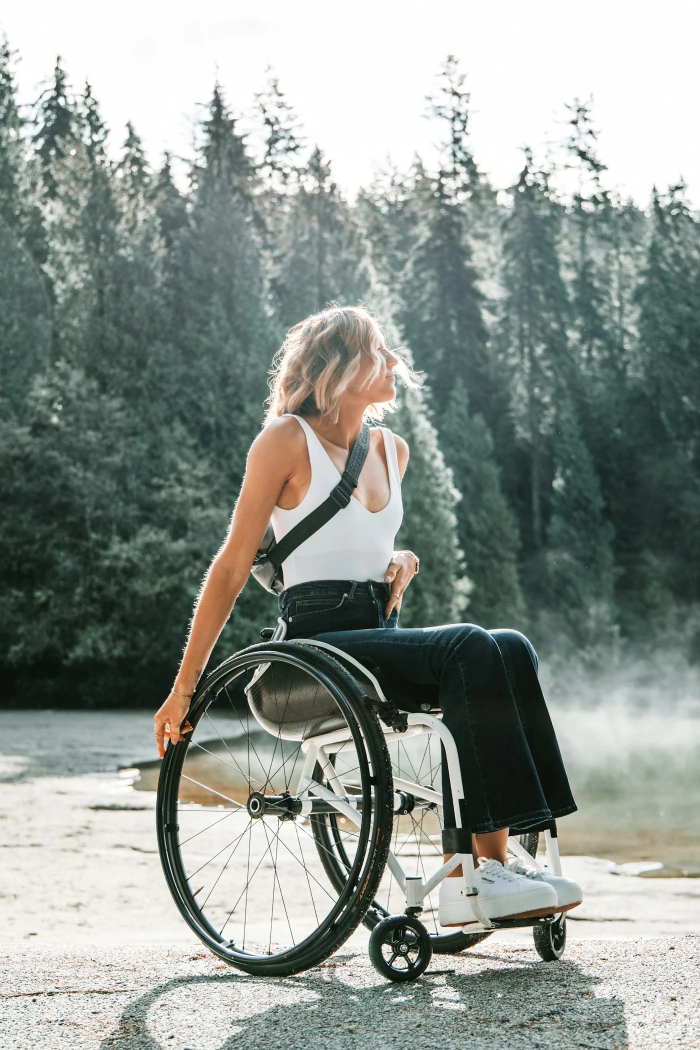
#> input picture assets/editorial/care.webp, 1400 x 2100 px, found by its file name (shown at 1/2 size)
$ python make_images.py
#> lines starting #> are read from the running program, lines starting #| are printed output that depends on the picture
"""Art-directed crops and responsive WebP derivatives for the V2 design.

Sources are the supplied hair photographs and the four licensed editorial
photographs already in public/assets. Crops only select and resize; nothing is
generated, retouched or recoloured. Full uncropped hair images remain in
public/assets/hair/ for the enlarged lightbox view.

    python scripts/assets/make_images.py
"""
from pathlib import Path

from PIL import Image, ImageOps

ROOT = Path(__file__).resolve().parents[2]
ASSETS = ROOT / "public/assets"
OUT = ASSETS / "media"

# name: (source, (left, top, right, bottom) in source pixels, widths to export)
CROPS = {
    "care-portrait": ("editorial/care.webp", (150, 540, 1250, 2007), (480, 640, 800, 1100)),
    "care-gaze": ("editorial/care.webp", (460, 548, 1020, 1248), (480, 560)),
    "care-forest": ("editorial/care.webp", (0, 0, 1400, 540), (800, 1400)),
    "tax-calc": ("editorial/tax.webp", (585, 242, 967, 719), (382,)),
    "tax-desk": ("editorial/tax.webp", (153, 255, 917, 713), (480, 764)),
    "hair-wavy": ("hair/07-defined-wave-side.webp", (270, 190, 700, 728), (430,)),
    "hair-water-wave": ("hair/08-wet-look-curl.webp", (110, 50, 690, 775), (480, 580)),
    "hair-straight": ("hair/09-silky-straight-back.webp", (180, 80, 580, 580), (400,)),
    "hair-body-wave": ("hair/10-soft-body-wave-back.webp", (270, 100, 650, 575), (380,)),
    "hair-kinky-curly": ("hair/11-curly-texture-back.webp", (250, 80, 710, 655), (460,)),
    "hair-tight-curl": ("hair/12-tight-curl-texture.webp", (160, 100, 720, 800), (480, 560)),
    "hair-kinky-straight": ("hair/13-sleek-lace-straight.webp", (120, 140, 660, 815), (480, 540)),
}

# 480px / 810px responsive pair of the uncropped hair photographs (enquiry builder, lightbox)
FULL_HAIR = [
    "07-defined-wave-side", "08-wet-look-curl", "09-silky-straight-back", "10-soft-body-wave-back",
    "11-curly-texture-back", "12-tight-curl-texture", "13-sleek-lace-straight",
]


# Small 4:5 frames for the home hero contact sheet: name -> (source, horizontal focus, vertical focus)
THUMBS = {
    "care-portrait": ("media/care-portrait.webp", 0.5, 0.35),
    "hair-body-wave": ("media/hair-body-wave.webp", 0.5, 0.5),
    "tax-calc": ("media/tax-calc.webp", 0.5, 0.5),
    "hair-tight-curl": ("media/hair-tight-curl.webp", 0.5, 0.4),
    "hair-straight": ("media/hair-straight.webp", 0.5, 0.5),
    "skincare": ("editorial/skincare.webp", 0.5, 0.45),
    "care-gaze": ("media/care-gaze.webp", 0.5, 0.4),
    "hair-water-wave": ("media/hair-water-wave.webp", 0.5, 0.5),
    "decor": ("editorial/home-decor.webp", 0.3, 0.5),
    "hair-kinky-curly": ("media/hair-kinky-curly.webp", 0.5, 0.5),
    "hair-wavy": ("media/hair-wavy.webp", 0.5, 0.5),
    "hair-kinky-straight": ("media/hair-kinky-straight.webp", 0.5, 0.45),
}


def save(image: Image.Image, path: Path, quality: int = 82) -> None:
    path.parent.mkdir(parents=True, exist_ok=True)
    image.save(path, "WEBP", quality=quality, method=6)
    print(f"  {path.relative_to(ROOT)}  {image.width}x{image.height}  {path.stat().st_size // 1024} KB")


def main() -> None:
    for name, (source, box, widths) in CROPS.items():
        with Image.open(ASSETS / source) as src:
#> src is the input picture: PIL image 1400x2100 RGB; mean R, G, B 142.4, 150.6, 144.4
            crop = src.convert("RGB").crop(box)
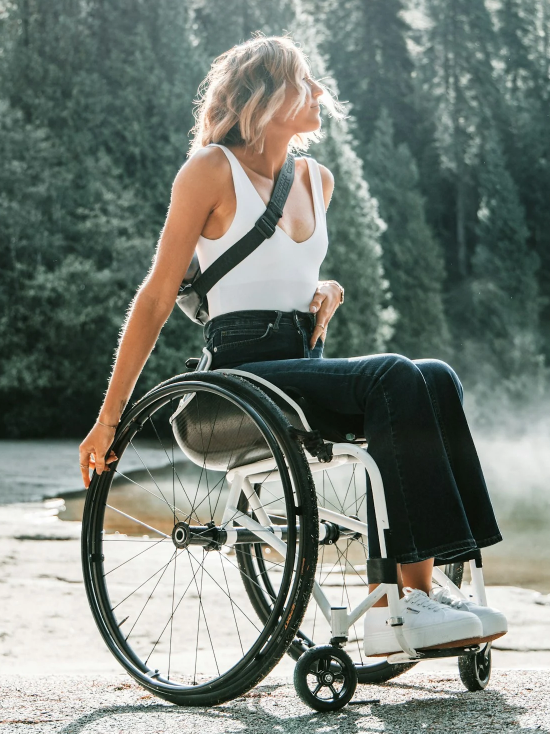
#> crop: PIL image 1100x1467 RGB (shown at 1/2 size); mean R, G, B 118.2, 126.4, 118.5
        for width in widths:
            scaled = crop if width >= crop.width else crop.resize((width, round(crop.height * width / crop.width)), Image.LANCZOS)
            suffix = "" if width == widths[-1] else f"-{width}"
            save(scaled, OUT / f"{name}{suffix}.webp")
#> this loop made 1 pass
#> pass 1, in main, `scaled = crop if width >= crop.width else crop.resize((width, round(cr..`:
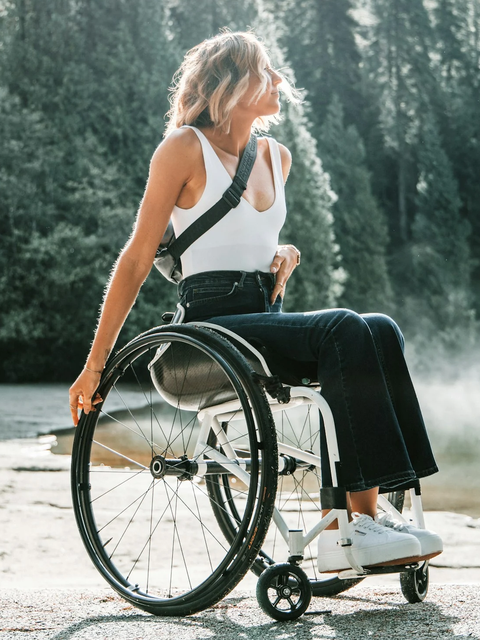
#> scaled: PIL image 480x640 RGB; mean R, G, B 118.2, 126.4, 118.5
    for stem in FULL_HAIR:
        with Image.open(ASSETS / "hair" / f"{stem}.webp") as src:
            small = src.convert("RGB").resize((480, round(src.height * 480 / src.width)), Image.LANCZOS)
        save(small, ASSETS / "hair" / f"{stem}-480.webp", 80)
        with Image.open(ASSETS / "hair" / f"{stem}.webp") as src:
            mid = src.convert("RGB").resize((640, round(src.height * 640 / src.width)), Image.LANCZOS)
        save(mid, ASSETS / "hair" / f"{stem}-640.webp", 74)
    for name, (source, fx, fy) in THUMBS.items():
        with Image.open(ASSETS / source) as src:
            thumb = ImageOps.fit(src.convert("RGB"), (360, 450), Image.LANCZOS, centering=(fx, fy))
        save(thumb, OUT / "thumbs" / f"{name}.webp", 66)
    # Tiny swatches for the six texture pickers
    for name in ("hair-straight", "hair-body-wave", "hair-kinky-straight", "hair-water-wave", "hair-kinky-curly", "hair-wavy"):
        with Image.open(OUT / "thumbs" / f"{name}.webp") as src:
            save(src.convert("RGB").resize((120, 150), Image.LANCZOS), OUT / "swatch" / f"{name}.webp", 62)


if __name__ == "__main__":
#> (the run stopped early here; a loop or call above may not have finished)

$ run again, with assets/editorial/home-decor-960.webp copied over assets/editorial/care.webp
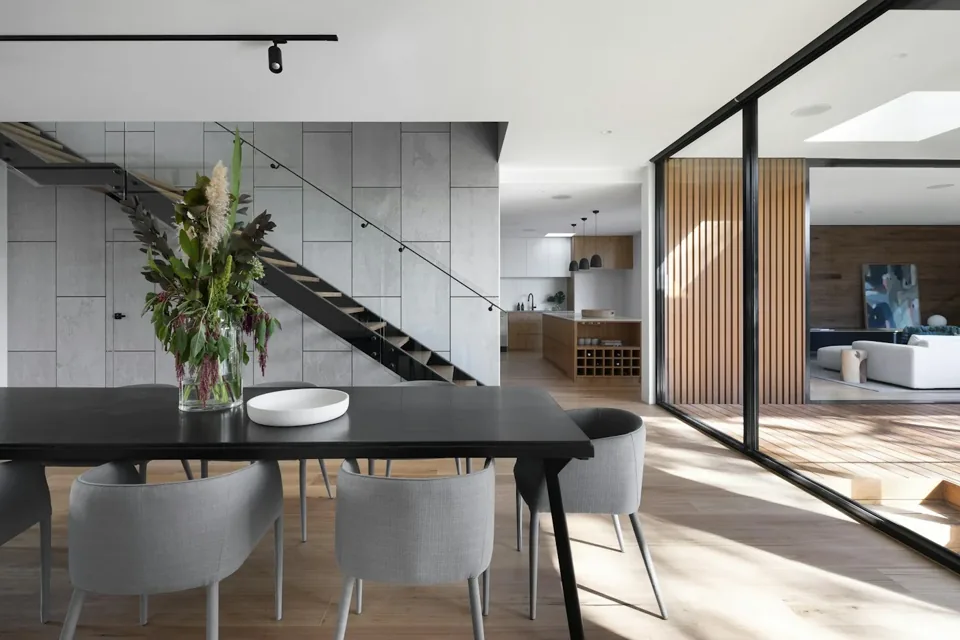
#> input picture assets/editorial/home-decor-960.webp, 960 x 640 px, found by its file name
#> in main, src is the input picture: PIL image 960x640 RGB; mean R, G, B 142.2, 138.9, 133.5
#> in main, `crop = src.convert("RGB").crop(box)`:
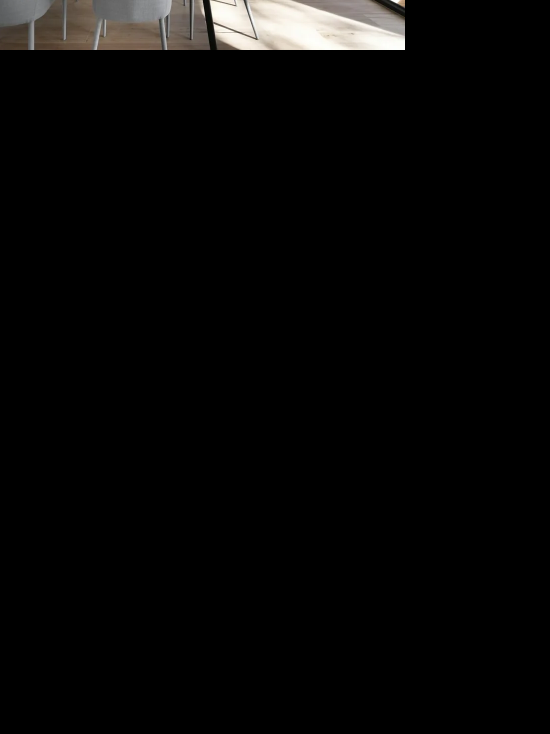
#> crop: PIL image 1100x1467 RGB (shown at 1/2 size); mean R, G, B 7.8, 7.4, 7
#> the loop in main, `for width in widths:` made 1 pass
#> pass 1, in main, `scaled = crop if width >= crop.width else crop.resize((width, round(cr..`:
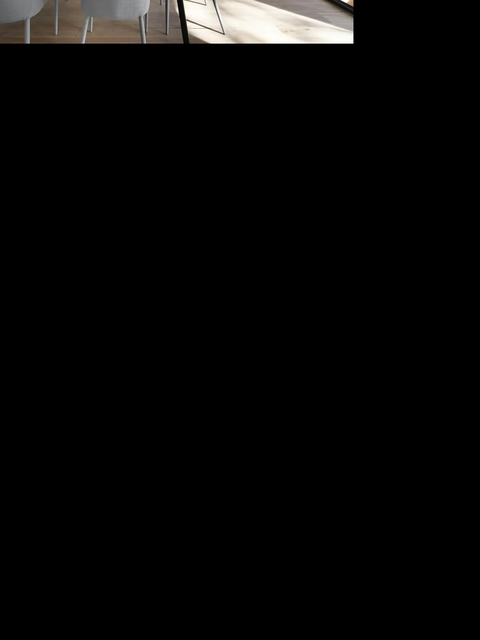
#> scaled: PIL image 480x640 RGB; mean R, G, B 7.8, 7.4, 7
